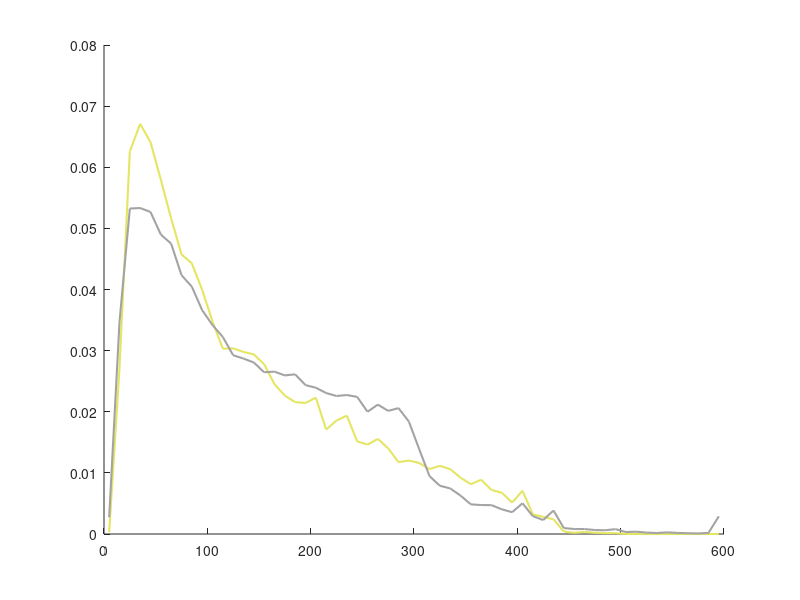

This chart was generated by the following MATLAB code: (Note: this script raises an error after producing the figure.)
function plot_size_distribution_datasets()
colormap = [
228, 229, 97
163, 163, 163
218, 71, 56
219, 135, 45
145, 92, 146
83, 136, 173
106,61,154
225, 119, 174
142, 195, 129
51,160,44
223, 200, 51
92, 172, 158
177,89,40
177,89,40
188, 128, 189
177,89,40
251,154,153
31,120,180]./255;

  box_size_bins = 0:10:600;
  box_size_bin_centers = (box_size_bins(1:(end-1)) + box_size_bins(2:end)) / 2;
  box_size_bins(1) = -inf;
  box_size_bins(end) = inf;
  num_bins = numel(box_size_bins) - 1;
  
  handles = [];
  legend_labels = {};
  
  figure; hold on;
  
  load('data/pascal_voc07_test_annotations.mat');
  gt_w = [pos.x2] - [pos.x1] + 1;
  gt_h = [pos.y2] - [pos.y1] + 1;
  areas = sqrt(gt_w .* gt_h);
  [gt_h,arg_hist] = histc(areas, box_size_bins);
  assert(min(arg_hist) >= 1);
  assert(max(arg_hist) <= numel(box_size_bins) - 1);
  gt_h = gt_h(1:end-1)';
  gt_h = gt_h / sum(gt_h);
  handles(end+1) = plot(box_size_bin_centers, gt_h, '-', ...
    'LineWidth', 1.5, 'Color', colormap(1,:), 'MarkerSize', 10);
  legend_labels{end+1} = 'VOC test 2007';
  
  val = load('data/ILSVRC2013_val_annotations.mat');
  pos = val.pos;
  gt_w = [pos.x2] - [pos.x1] + 1;
  gt_h = [pos.y2] - [pos.y1] + 1;
  areas = sqrt(gt_w .* gt_h);
  [gt_h,arg_hist] = histc(areas, box_size_bins);
  assert(min(arg_hist) >= 1);
  assert(max(arg_hist) <= numel(box_size_bins) - 1);
  gt_h = gt_h(1:end-1)';
  gt_h = gt_h / sum(gt_h);
  handles(end+1) = plot(box_size_bin_centers, gt_h, '-', ...
    'LineWidth', 1.5, 'Color', colormap(2,:), 'MarkerSize', 10);
  legend_labels{end+1} = 'ILSVRC val 2013';
  
  val = load('data/coco2014_val_annotations.mat');
  pos = val.pos;
  gt_w = [pos.x2] - [pos.x1] + 1;
  gt_h = [pos.y2] - [pos.y1] + 1;
  areas = sqrt(gt_w .* gt_h);
  [gt_h,arg_hist] = histc(areas, box_size_bins);
  assert(min(arg_hist) >= 1);
  assert(max(arg_hist) <= numel(box_size_bins) - 1);
  gt_h = gt_h(1:end-1)';
  gt_h = gt_h / sum(gt_h);
  handles(end+1) = plot(box_size_bin_centers, gt_h, '-', ...
    'LineWidth', 1.5, 'Color', colormap(3,:), 'MarkerSize', 10);
  legend_labels{end+1} = 'COCO val 2014';
  
  legend(legend_labels, 'Location', 'northeast');
  legend boxoff;
  xlabel('sqrt(annotation area)');
  ylabel('frequency');
  xlim([0, 400]);
  hei = 10;
  wid = 8;
  set(gcf, 'Units','centimeters', 'Position',[0 0 wid hei]);
  set(gcf, 'PaperPositionMode','auto');
  printpdf('figures/datasets_size_histogram.pdf')
  
  
end

function h = get_size_statistics(candidates, im_size, box_size_bins)
  boxes = candidates;
  w = boxes(:,3) - boxes(:,1) + 1;
  h = boxes(:,4) - boxes(:,2) + 1;
  areas = sqrt(w .* h ./ prod(im_size));
  [h,arg_hist] = histc(areas, box_size_bins);
  
  assert(min(arg_hist) >= 1);
  assert(max(arg_hist) <= numel(box_size_bins) - 1);
  
  assert(h(end) == 0);
  h = h(1:end-1)';
end
